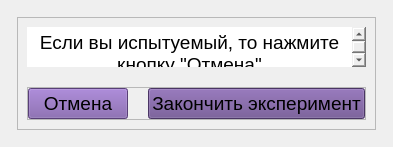
      <widget class="QWidget" name="EndExperimentWidget">
       <layout class="QGridLayout" name="gridLayout_24">
        <item row="0" column="0">
         <widget class="QFrame" name="frame_71">
          <property name="frameShape">
           <enum>QFrame::StyledPanel</enum>
          </property>
          <property name="frameShadow">
           <enum>QFrame::Raised</enum>
          </property>
         </widget>
        </item>
        <item row="0" column="1">
         <widget class="QFrame" name="frame_74">
          <property name="frameShape">
           <enum>QFrame::StyledPanel</enum>
          </property>
          <property name="frameShadow">
           <enum>QFrame::Raised</enum>
          </property>
         </widget>
        </item>
        <item row="0" column="2">
         <widget class="QFrame" name="frame_75">
          <property name="frameShape">
           <enum>QFrame::StyledPanel</enum>
          </property>
          <property name="frameShadow">
           <enum>QFrame::Raised</enum>
          </property>
         </widget>
        </item>
        <item row="1" column="0">
         <widget class="QFrame" name="frame_72">
          <property name="frameShape">
           <enum>QFrame::StyledPanel</enum>
          </property>
          <property name="frameShadow">
           <enum>QFrame::Raised</enum>
          </property>
         </widget>
        </item>
        <item row="1" column="1">
         <widget class="QFrame" name="frame_77">
          <property name="frameShape">
           <enum>QFrame::StyledPanel</enum>
          </property>
          <property name="frameShadow">
           <enum>QFrame::Raised</enum>
          </property>
          <layout class="QGridLayout" name="gridLayout_25">
           <item row="0" column="0">
            <layout class="QVBoxLayout" name="verticalLayout_6" stretch="0,0">
             <property name="spacing">
              <number>20</number>
             </property>
             <item>
              <layout class="QVBoxLayout" name="verticalLayout_12">
               <property name="spacing">
                <number>0</number>
               </property>
               <item>
                <layout class="QHBoxLayout" name="horizontalLayout">
                 <property name="spacing">
                  <number>0</number>
                 </property>
                 <item>
                  <widget class="QTextBrowser" name="textBrowser_6">
                   <property name="sizePolicy">
                    <sizepolicy hsizetype="Expanding" vsizetype="Preferred">
                     <horstretch>0</horstretch>
                     <verstretch>0</verstretch>
                    </sizepolicy>
                   </property>
                   <property name="minimumSize">
                    <size>
                     <width>0</width>
                     <height>36</height>
                    </size>
                   </property>
                   <property name="maximumSize">
                    <size>
                     <width>560</width>
                     <height>40</height>
                    </size>
                   </property>
                   <property name="font">
                    <font>
                     <family>Arial</family>
                     <pointsize>14</pointsize>
                     <weight>50</weight>
                     <italic>false</italic>
                     <bold>false</bold>
                    </font>
                   </property>
                   <property name="styleSheet">
                    <string notr="true">*{
	border: none;
	font: 14pt &quot;Arial&quot;;
}
</string>
                   </property>
                   <property name="html">
                    <string>&lt;!DOCTYPE HTML PUBLIC &quot;-//W3C//DTD HTML 4.0//EN&quot; &quot;http://www.w3.org/TR/REC-html40/strict.dtd&quot;&gt;
&lt;html&gt;&lt;head&gt;&lt;meta name=&quot;qrichtext&quot; content=&quot;1&quot; /&gt;&lt;style type=&quot;text/css&quot;&gt;
p, li { white-space: pre-wrap; }
&lt;/style&gt;&lt;/head&gt;&lt;body style=&quot; font-family:'Arial'; font-size:14pt; font-weight:400; font-style:normal;&quot;&gt;
&lt;p align=&quot;center&quot; style=&quot; margin-top:0px; margin-bottom:0px; margin-left:0px; margin-right:0px; -qt-block-indent:0; text-indent:0px;&quot;&gt;&lt;span style=&quot; font-family:'MS Shell Dlg 2';&quot;&gt;Если вы испытуемый, то нажмите кнопку &amp;quot;Отмена&amp;quot;&lt;/span&gt;&lt;/p&gt;&lt;/body&gt;&lt;/html&gt;</string>
                   </property>
                  </widget>
                 </item>
                </layout>
               </item>
              </layout>
             </item>
             <item>
              <layout class="QVBoxLayout" name="verticalLayout_9">
               <property name="spacing">
                <number>0</number>
               </property>
               <item>
                <widget class="QFrame" name="frame_70">
                 <property name="sizePolicy">
                  <sizepolicy hsizetype="Preferred" vsizetype="Fixed">
                   <horstretch>0</horstretch>
                   <verstretch>0</verstretch>
                  </sizepolicy>
                 </property>
                 <property name="frameShape">
                  <enum>QFrame::StyledPanel</enum>
                 </property>
                 <property name="frameShadow">
                  <enum>QFrame::Raised</enum>
                 </property>
                 <layout class="QHBoxLayout" name="horizontalLayout_7">
                  <property name="spacing">
                   <number>20</number>
                  </property>
                  <property name="leftMargin">
                   <number>0</number>
                  </property>
                  <property name="topMargin">
                   <number>0</number>
                  </property>
                  <property name="rightMargin">
                   <number>0</number>
                  </property>
                  <property name="bottomMargin">
                   <number>0</number>
                  </property>
                  <item>
                   <widget class="QPushButton" name="cancelEndPushButton">
                    <property name="sizePolicy">
                     <sizepolicy hsizetype="Preferred" vsizetype="Preferred">
                      <horstretch>0</horstretch>
                      <verstretch>0</verstretch>
                     </sizepolicy>
                    </property>
                    <property name="minimumSize">
                     <size>
                      <width>100</width>
                      <height>30</height>
                     </size>
                    </property>
                    <property name="maximumSize">
                     <size>
                      <width>250</width>
                      <height>36</height>
                     </size>
                    </property>
                    <property name="font">
                     <font>
                      <family>Arial</family>
                      <pointsize>14</pointsize>
                      <weight>50</weight>
                      <italic>false</italic>
                      <bold>false</bold>
                     </font>
                    </property>
                    <property name="styleSheet">
                     <string notr="true">*{
	background-color: #7b58a6;
}</string>
                    </property>
                    <property name="text">
                     <string>Отмена</string>
                    </property>
                   </widget>
                  </item>
                  <item>
                   <widget class="QPushButton" name="endExperimentPushButton">
                    <property name="sizePolicy">
                     <sizepolicy hsizetype="Preferred" vsizetype="Preferred">
                      <horstretch>0</horstretch>
                      <verstretch>0</verstretch>
                     </sizepolicy>
                    </property>
                    <property name="minimumSize">
                     <size>
                      <width>100</width>
                      <height>30</height>
                     </size>
                    </property>
                    <property name="maximumSize">
                     <size>
                      <width>310</width>
                      <height>36</height>
                     </size>
                    </property>
                    <property name="font">
                     <font>
                      <family>Arial</family>
                      <pointsize>14</pointsize>
                      <weight>50</weight>
                      <italic>false</italic>
                      <bold>false</bold>
                     </font>
                    </property>
                    <property name="styleSheet">
                     <string notr="true">*{
	background-color: #684a8c;
}</string>
                    </property>
                    <property name="text">
                     <string>Закончить эксперимент</string>
                    </property>
                   </widget>
                  </item>
                 </layout>
                </widget>
               </item>
              </layout>
             </item>
            </layout>
           </item>
          </layout>
         </widget>
        </item>
        <item row="1" column="2">
         <widget class="QFrame" name="frame_76">
          <property name="frameShape">
           <enum>QFrame::StyledPanel</enum>
          </property>
          <property name="frameShadow">
           <enum>QFrame::Raised</enum>
          </property>
         </widget>
        </item>
        <item row="2" column="0">
         <widget class="QFrame" name="frame_73">
          <property name="frameShape">
           <enum>QFrame::StyledPanel</enum>
          </property>
          <property name="frameShadow">
           <enum>QFrame::Raised</enum>
          </property>
         </widget>
        </item>
        <item row="2" column="1">
         <widget class="QFrame" name="frame_78">
          <property name="frameShape">
           <enum>QFrame::StyledPanel</enum>
          </property>
          <property name="frameShadow">
           <enum>QFrame::Raised</enum>
          </property>
         </widget>
        </item>
        <item row="2" column="2">
         <widget class="QFrame" name="frame_79">
          <property name="frameShape">
           <enum>QFrame::StyledPanel</enum>
          </property>
          <property name="frameShadow">
           <enum>QFrame::Raised</enum>
          </property>
         </widget>
        </item>
       </layout>
      </widget>
